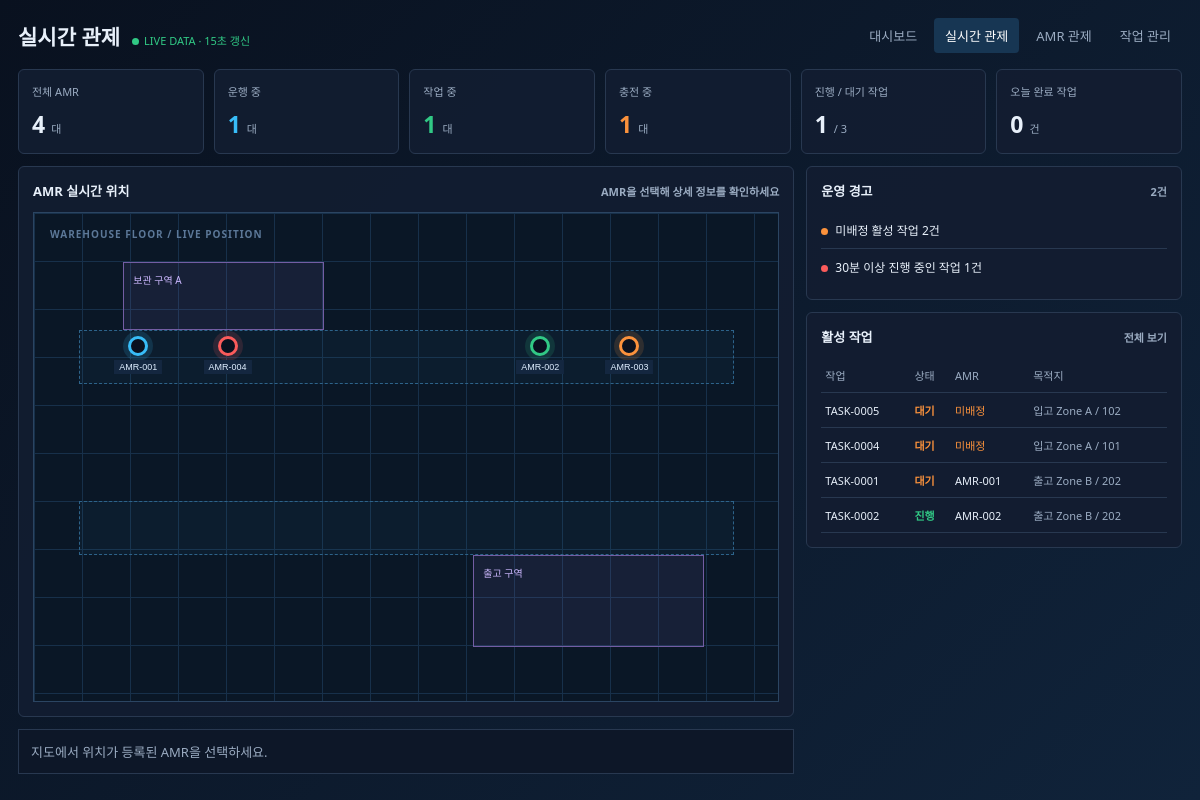
The page /robotapp/monitor/ on the database as committed earlier.
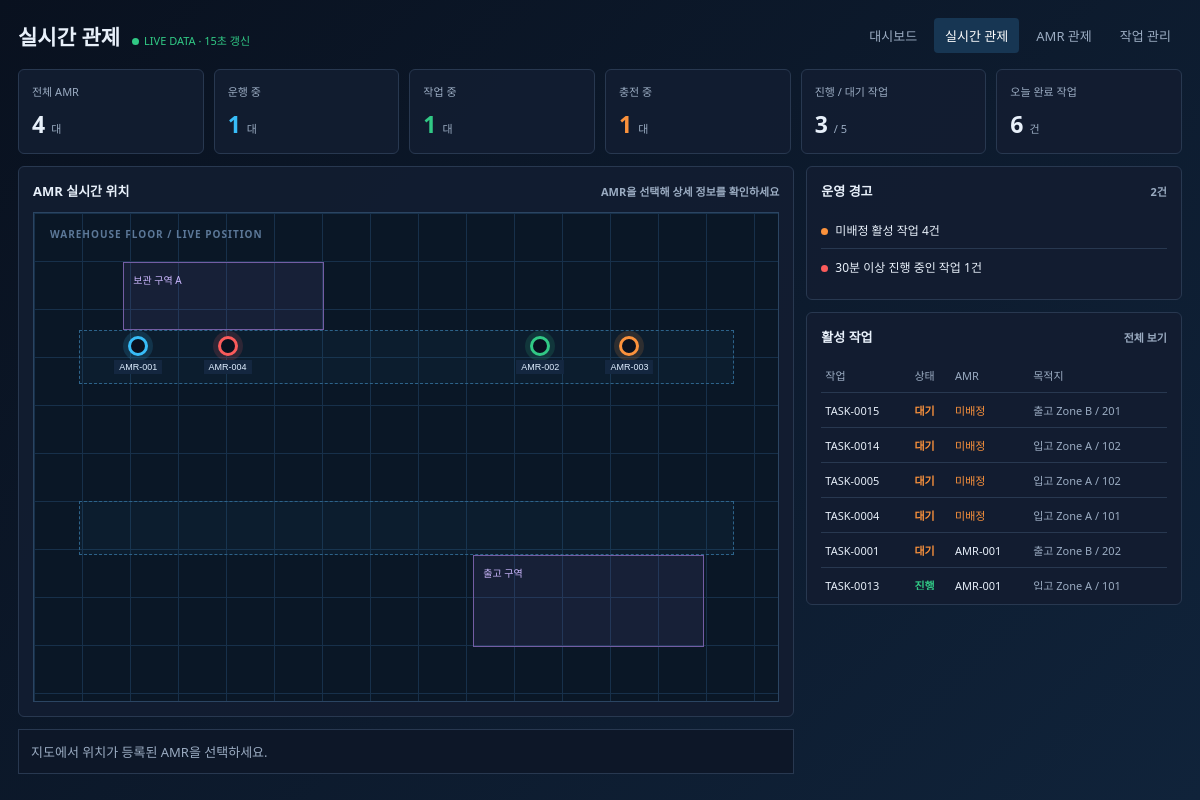
The same page on the database as committed later.
### robotapp/models.py (models this page shows)
class Task(models.Model):
    class Priority(models.IntegerChoices):
        NORMAL = 1, '일반'
        URGENT = 2, '긴급'
    class Status(models.IntegerChoices):
        WAITING = 0, '대기'
        IN_PROGRESS = 1, '진행'
        COMPLETED = 2, '완료'
        CANCELLED = 3, '취소'
    task_id = models.AutoField(primary_key=True, db_column='TASK_ID')
    task_time = models.DateTimeField(db_column='TASK_TIME')
    amr = models.ForeignKey(AMR, on_delete=models.SET_NULL, null=True, blank=True, db_column='AMR_ID', related_name='tasks')
    priority = models.IntegerField(choices=Priority.choices, default=Priority.NORMAL, db_column='PRIORITY')
    status = models.IntegerField(choices=Status.choices, default=Status.WAITING, db_column='STATUS')
    start_time = models.DateTimeField(null=True, blank=True, db_column='START_TIME')
    end_time = models.DateTimeField(null=True, blank=True, db_column='END_TIME')
    start_location = models.ForeignKey(Location, on_delete=models.SET_NULL, null=True, blank=True, db_column='START_LOCATION_ID', related_name='start_tasks')
    end_location = models.ForeignKey(Location, on_delete=models.SET_NULL, null=True, blank=True, db_column='END_LOCATION_ID', related_name='end_tasks')
    order = models.ForeignKey(Order, on_delete=models.SET_NULL, null=True, blank=True, db_column='ORDER_ID', related_name='tasks')
    item = models.ForeignKey(Item, on_delete=models.SET_NULL, null=True, blank=True, db_column='ITEM_ID', related_name='tasks')
    class Meta:
        db_table = 'robotapp_task'

class Location(models.Model):
    location_id = models.AutoField(primary_key=True, db_column='LOCATION_ID')
    location_code = models.IntegerField(db_column='LOCATION_CODE')
    x_coord = models.FloatField(db_column='X_COORD')
    y_coord = models.FloatField(db_column='Y_COORD')
    z_coord = models.FloatField(db_column='Z_COORD')
    state = models.IntegerField(db_column='STATE')
    max_storage = models.FloatField(db_column='MAX_STORAGE')
    cur_storage = models.FloatField(db_column='CUR_STORAGE')
    zone = models.ForeignKey(Zone, on_delete=models.CASCADE, db_column='ZONE_ID', related_name='locations')
    class Meta:
        db_table = 'robotapp_location'

class Zone(models.Model):
    zone_id = models.AutoField(primary_key=True, db_column='ZONE_ID')
    name = models.CharField(max_length=50, db_column='NAME')
    state = models.IntegerField(db_column='STATE')
    org_x = models.FloatField(db_column='ORG_X')
    org_y = models.FloatField(db_column='ORG_Y')
    org_z = models.FloatField(db_column='ORG_Z')
    width = models.FloatField(db_column='WIDTH')
    length = models.FloatField(db_column='LENGTH')
    height = models.FloatField(db_column='HEIGHT')
    class Meta:
        db_table = 'robotapp_zone'

class AMR(models.Model):
    amr_id = models.AutoField(primary_key=True, db_column='AMR_ID')
    robot_state = models.IntegerField(db_column='ROBOT_STATE')
    operation_state = models.IntegerField(db_column='OPERATION_STATE')
    battery = models.FloatField(db_column='BATTERY')
    location = models.ForeignKey(Location, on_delete=models.SET_NULL, null=True, blank=True, db_column='LOCATION_ID', related_name='amrs')
    class Meta:
        db_table = 'robotapp_amr'
        constraints = [
            models.UniqueConstraint(
                fields=['location'],
                condition=models.Q(location__isnull=False),
                name='unique_amr_location',
            ),
        ]

### robotapp/views.py (the view)
# urls.py: path('monitor/', views.realtime_monitor, name='realtime_monitor'),
def realtime_monitor(request):
    now = timezone.now()
    today = now.date()
    active_statuses = [Task.Status.WAITING, Task.Status.IN_PROGRESS]
    amrs = list(AMR.objects.select_related('location__zone').order_by('amr_id'))
    active_tasks = list(
        Task.objects.filter(status__in=active_statuses)
        .select_related('amr', 'start_location__zone', 'end_location__zone')
        .order_by('status', '-task_time')
    )
    active_tasks_by_amr = {task.amr_id: task for task in active_tasks if task.amr_id}
    operation_labels = {0: '대기', 1: '운행 중', 2: '충전 중', 3: '작업 중', 4: '점검 중'}
    operation_colors = {0: 'idle', 1: 'moving', 2: 'charging', 3: 'working', 4: 'inspection'}
    for amr in amrs:
        amr.current_task = active_tasks_by_amr.get(amr.amr_id)
        amr.operation_label = operation_labels.get(amr.operation_state, '알 수 없음')
        amr.operation_color = operation_colors.get(amr.operation_state, 'idle')
    for task in active_tasks:
        task.status_label = '대기' if task.status == Task.Status.WAITING else '진행'
    alerts = []
    for amr in amrs:
        if amr.battery < 30:
            alerts.append({'level': 'critical', 'message': f'AMR-{amr.amr_id:03d} 배터리 부족 ({amr.battery:.0f}%)'})
        if not amr.location:
            alerts.append({'level': 'warning', 'message': f'AMR-{amr.amr_id:03d} 위치 정보 없음'})
    unassigned_task_count = sum(task.amr_id is None for task in active_tasks)
    if unassigned_task_count:
        alerts.append({'level': 'warning', 'message': f'미배정 활성 작업 {unassigned_task_count}건'})
    delayed_task_count = sum(
        task.status == Task.Status.IN_PROGRESS
        and task.start_time is not None
        and task.start_time < now - timedelta(minutes=30)
        for task in active_tasks
    )
    if delayed_task_count:
        alerts.append({'level': 'critical', 'message': f'30분 이상 진행 중인 작업 {delayed_task_count}건'})
    amr_map_data = [
        {
            'id': amr.amr_id,
            'battery': round(amr.battery),
            'status': amr.operation_label,
            'statusClass': amr.operation_color,
            'taskId': amr.current_task.task_id if amr.current_task else None,
            'zone': amr.location.zone.name if amr.location else '위치 미정',
            'x': amr.location.x_coord if amr.location else None,
            'y': amr.location.y_coord if amr.location else None,
        }
        for amr in amrs
    ]
    context = {
        'amrs': amrs,
        'active_tasks': active_tasks[:8],
        'amr_map_data': amr_map_data,
        'alerts': alerts,
        'total_amr_count': len(amrs),
        'moving_amr_count': sum(amr.operation_state == 1 for amr in amrs),
        'working_amr_count': sum(amr.operation_state == 3 for amr in amrs),
        'charging_amr_count': sum(amr.operation_state == 2 for amr in amrs),
        'today_completed_task_count': Task.objects.filter(status=Task.Status.COMPLETED, end_time__date=today).count(),
        'in_progress_task_count': sum(task.status == Task.Status.IN_PROGRESS for task in active_tasks),
        'waiting_task_count': sum(task.status == Task.Status.WAITING for task in active_tasks),
        'unassigned_task_count': unassigned_task_count,
    }
    template = loader.get_template('robotapp/realtime_monitor.html')
    return HttpResponse(template.render(context, request))

### robotapp/templates/robotapp/realtime_monitor.html (shortened to what this page needs)
<!DOCTYPE html>
<html lang="ko">
<head>
</head>
<body>
  <main class="shell">
    <header class="top"><div class="brand"><h1>실시간 관제</h1><span class="live">LIVE DATA · 15초 갱신</span></div><nav class="nav"><a href="{% url 'robotapp:index' %}">대시보드</a><a class="active" href="{% url 'robotapp:realtime_monitor' %}">실시간 관제</a><a href="{% url 'robotapp:amr_list' %}">AMR 관제</a><a href="{% url 'robotapp:task_list' %}">작업 관리</a></nav></header>
    <section class="summary"><div class="metric"><div class="metric-label">전체 AMR</div><div class="metric-value">{{ total_amr_count }} <small>대</small></div></div><div class="metric"><div class="metric-label">운행 중</div><div class="metric-value" style="color:var(--blue)">{{ moving_amr_count }} <small>대</small></div></div><div class="metric"><div class="metric-label">작업 중</div><div class="metric-value" style="color:var(--green)">{{ working_amr_count }} <small>대</small></div></div><div class="metric"><div class="metric-label">충전 중</div><div class="metric-value" style="color:var(--orange)">{{ charging_amr_count }} <small>대</small></div></div><div class="metric"><div class="metric-label">진행 / 대기 작업</div><div class="metric-value">{{ in_progress_task_count }} <small>/ {{ waiting_task_count }}</small></div></div><div class="metric"><div class="metric-label">오늘 완료 작업</div><div class="metric-value">{{ today_completed_task_count }} <small>건</small></div></div></section>
    <section class="layout"><div><section class="panel"><div class="panel-title"><span>AMR 실시간 위치</span><span class="muted">AMR을 선택해 상세 정보를 확인하세요</span></div><div class="map" id="monitorMap"><div class="lane one"></div><div class="lane two"></div><div class="zone a">보관 구역 A</div><div class="zone b">출고 구역</div></div></section><section class="amr-detail" id="amrDetail"><div class="empty-detail">지도에서 위치가 등록된 AMR을 선택하세요.</div></section></div>
      <aside class="side"><section class="panel"><div class="panel-title"><span>운영 경고</span><span class="muted">{{ alerts|length }}건</span></div><div class="alerts">{% for alert in alerts %}<div class="alert {{ alert.level }}">{{ alert.message }}</div>{% empty %}<div class="empty">현재 확인할 경고가 없습니다.</div>{% endfor %}</div></section><section class="panel"><div class="panel-title"><span>활성 작업</span><a class="muted" href="{% url 'robotapp:task_list' %}">전체 보기</a></div><div class="task-list"><table><thead><tr><th>작업</th><th>상태</th><th>AMR</th><th>목적지</th></tr></thead><tbody>{% for task in active_tasks %}<tr><td>TASK-{{ task.task_id|stringformat:'04d' }}</td><td class="status {% if task.status == 0 %}waiting{% else %}progress{% endif %}">{{ task.status_label }}</td><td>{% if task.amr %}AMR-{{ task.amr.amr_id|stringformat:'03d' }}{% else %}<span style="color:var(--orange)">미배정</span>{% endif %}</td><td class="route">{% if task.end_location %}{{ task.end_location.zone.name }} / {{ task.end_location.location_code }}{% else %}-{% endif %}</td></tr>{% empty %}<tr><td colspan="4" class="empty">활성 작업이 없습니다.</td></tr>{% endfor %}</tbody></table></div></section></aside>
    </section>
  </main>
</body>
</html>

Rows that differ between the two databases and show on the page:
no longer on this page (row unchanged): Task: task_id "0002", status_label "진행", amr.amr_id "002", end_location.zone.name "출고 Zone B", end_location.location_code "202", STATUS 1 (drawn)
added Task: task_id "0015", status_label "대기", shows "미배정", end_location.zone.name "출고 Zone B", end_location.location_code "201"
added Task: task_id "0014", status_label "대기", shows "미배정", end_location.zone.name "입고 Zone A", end_location.location_code "102"
added Task: task_id "0013", status_label "진행", amr.amr_id "001", end_location.zone.name "입고 Zone A", end_location.location_code "101", STATUS 1 (drawn)
Other text that changed with them:
{{ in_progress_task_count }}: "1" → "3"
{{ waiting_task_count }}: "3" → "5"
{{ today_completed_task_count }}: "0" → "6"
new list line: "미배정 활성 작업 4건"
list line gone: "미배정 활성 작업 2건"
